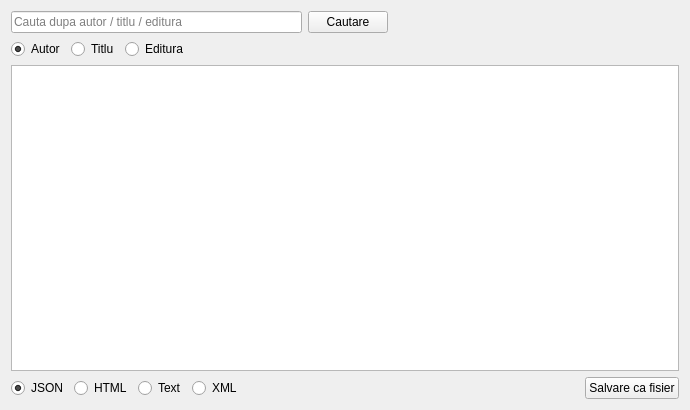
<?xml version="1.0" encoding="UTF-8"?>
<ui version="4.0">
 <class>LibraryApp</class>
 <widget class="QWidget" name="LibraryApp">
  <property name="geometry">
   <rect>
    <x>0</x>
    <y>0</y>
    <width>690</width>
    <height>410</height>
   </rect>
  </property>
  <property name="windowTitle">
   <string>Exemplul 2</string>
  </property>
  <layout class="QGridLayout" name="gridLayout">
   <item row="0" column="0">
    <layout class="QHBoxLayout" name="horizontalLayout">
     <item>
      <widget class="QLineEdit" name="search_bar">
       <property name="placeholderText">
        <string>Cauta dupa autor / titlu / editura</string>
       </property>
      </widget>
     </item>
     <item>
      <widget class="QPushButton" name="search_btn">
       <property name="text">
        <string>Cautare</string>
       </property>
      </widget>
     </item>
     <item>
      <spacer name="horizontalSpacer_2">
       <property name="orientation">
        <enum>Qt::Horizontal</enum>
       </property>
       <property name="sizeHint" stdset="0">
        <size>
         <width>40</width>
         <height>20</height>
        </size>
       </property>
      </spacer>
     </item>
    </layout>
   </item>
   <item row="1" column="0">
    <layout class="QHBoxLayout" name="horizontalLayout_2">
     <item>
      <widget class="QRadioButton" name="author_rb">
       <property name="text">
        <string>Autor</string>
       </property>
       <property name="checked">
        <bool>true</bool>
       </property>
       <attribute name="buttonGroup">
        <string notr="true">search_rb_btns</string>
       </attribute>
      </widget>
     </item>
     <item>
      <widget class="QRadioButton" name="title_rb">
       <property name="text">
        <string>Titlu</string>
       </property>
       <attribute name="buttonGroup">
        <string notr="true">search_rb_btns</string>
       </attribute>
      </widget>
     </item>
     <item>
      <widget class="QRadioButton" name="publisher_rb">
       <property name="text">
        <string>Editura</string>
       </property>
       <attribute name="buttonGroup">
        <string notr="true">search_rb_btns</string>
       </attribute>
      </widget>
     </item>
     <item>
      <spacer name="horizontalSpacer">
       <property name="orientation">
        <enum>Qt::Horizontal</enum>
       </property>
       <property name="sizeHint" stdset="0">
        <size>
         <width>40</width>
         <height>20</height>
        </size>
       </property>
      </spacer>
     </item>
    </layout>
   </item>
   <item row="2" column="0">
    <widget class="QTextEdit" name="result">
     <property name="readOnly">
      <bool>true</bool>
     </property>
    </widget>
   </item>
   <item row="3" column="0">
    <layout class="QHBoxLayout" name="horizontalLayout_3">
     <item>
      <widget class="QRadioButton" name="json_rb">
       <property name="text">
        <string>JSON</string>
       </property>
       <property name="checked">
        <bool>true</bool>
       </property>
       <attribute name="buttonGroup">
        <string notr="true">file_type_rb_btns</string>
       </attribute>
      </widget>
     </item>
     <item>
      <widget class="QRadioButton" name="html_rb">
       <property name="text">
        <string>HTML</string>
       </property>
       <attribute name="buttonGroup">
        <string notr="true">file_type_rb_btns</string>
       </attribute>
      </widget>
     </item>
     <item>
      <widget class="QRadioButton" name="text_rb">
       <property name="text">
        <string>Text</string>
       </property>
       <attribute name="buttonGroup">
        <string notr="true">file_type_rb_btns</string>
       </attribute>
      </widget>
     </item>
     <item>
      <widget class="QRadioButton" name="xml_rb">
       <property name="text">
        <string>XML</string>
       </property>
       <attribute name="buttonGroup">
        <string notr="true">file_type_rb_btns</string>
       </attribute>
      </widget>
     </item>
     <item>
      <spacer name="horizontalSpacer_3">
       <property name="orientation">
        <enum>Qt::Horizontal</enum>
       </property>
       <property name="sizeHint" stdset="0">
        <size>
         <width>40</width>
         <height>20</height>
        </size>
       </property>
      </spacer>
     </item>
     <item>
      <widget class="QPushButton" name="save_as_file_btn">
       <property name="text">
        <string>Salvare ca fisier</string>
       </property>
      </widget>
     </item>
    </layout>
   </item>
  </layout>
 </widget>
 <resources/>
 <connections/>
 <buttongroups>
  <buttongroup name="file_type_rb_btns"/>
  <buttongroup name="search_rb_btns"/>
 </buttongroups>
</ui>
